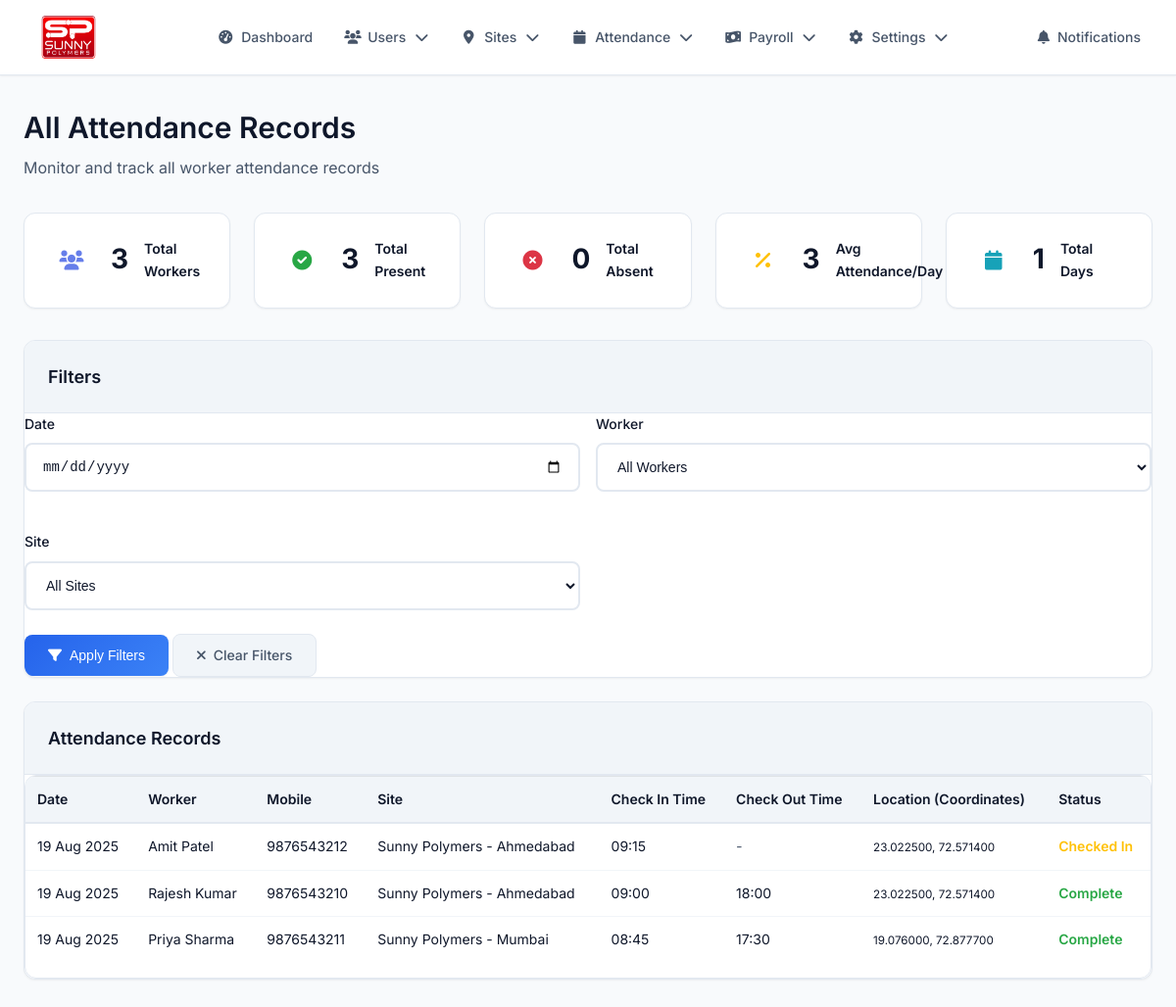
The app's page /view_attendance.php (signed in) with its own data.
### tables this page shows
CREATE TABLE attendance (
    id INT AUTO_INCREMENT PRIMARY KEY,
    user_id INT NOT NULL,
    date DATE NOT NULL,
    check_in_time TIME NULL,
    check_out_time TIME NULL,
    check_in_lat DECIMAL(10,8) NULL,
    check_in_lng DECIMAL(11,8) NULL,
    check_out_lat DECIMAL(10,8) NULL,
    check_out_lng DECIMAL(11,8) NULL,
    status ENUM('present', 'absent', 'late', 'half_day') DEFAULT 'absent',
    overtime_hours DECIMAL(4,2) DEFAULT 0.00,
    overtime_rate DECIMAL(10,2) DEFAULT 0.00,
    created_at TIMESTAMP DEFAULT CURRENT_TIMESTAMP,
    FOREIGN KEY (user_id) REFERENCES users(id) ON DELETE CASCADE,
    UNIQUE KEY unique_user_date (user_id, date),
    INDEX idx_date (date),
    INDEX idx_user_date (user_id, date)
);

CREATE TABLE users (
    id INT AUTO_INCREMENT PRIMARY KEY,
    name VARCHAR(100) NOT NULL,
    mobile VARCHAR(15) UNIQUE NOT NULL,
    password VARCHAR(255) NOT NULL,
    role ENUM('admin', 'staff', 'worker') DEFAULT 'worker',
    designation VARCHAR(100) DEFAULT NULL,
    state VARCHAR(50) NOT NULL,
    date_of_joining DATE NOT NULL,
    salary DECIMAL(10,2) NOT NULL,
    dearness_allowance DECIMAL(10,2) DEFAULT 0.00,
    medical_allowance DECIMAL(10,2) DEFAULT 0.00,
    house_rent_allowance DECIMAL(10,2) DEFAULT 0.00,
    conveyance_allowance DECIMAL(10,2) DEFAULT 0.00,
    pf_uan_number VARCHAR(30) DEFAULT NULL,
    overtime_rate DECIMAL(10,2) DEFAULT 0.00,
    bank_name VARCHAR(100) DEFAULT NULL,
    account_number VARCHAR(30) DEFAULT NULL,
    ifsc_code VARCHAR(20) DEFAULT NULL,
    branch_name VARCHAR(100) DEFAULT NULL,
    site_id INT NULL,
    created_at TIMESTAMP DEFAULT CURRENT_TIMESTAMP,
    updated_at TIMESTAMP DEFAULT CURRENT_TIMESTAMP ON UPDATE CURRENT_TIMESTAMP,
    INDEX idx_mobile (mobile),
    INDEX idx_role (role),
    INDEX idx_site (site_id)
);

CREATE TABLE sites (
    id INT AUTO_INCREMENT PRIMARY KEY,
    name VARCHAR(100) NOT NULL,
    address_line1 VARCHAR(255) NOT NULL,
    address_line2 VARCHAR(255) NULL,
    city VARCHAR(100) NOT NULL,
    pincode VARCHAR(10) NOT NULL,
    state VARCHAR(50) NOT NULL,
    country VARCHAR(100) NOT NULL DEFAULT 'India',
    latitude DECIMAL(10,8) NOT NULL,
    longitude DECIMAL(11,8) NOT NULL,
    created_at TIMESTAMP DEFAULT CURRENT_TIMESTAMP,
    updated_at TIMESTAMP DEFAULT CURRENT_TIMESTAMP ON UPDATE CURRENT_TIMESTAMP,
    INDEX idx_state (state),
    INDEX idx_location (latitude, longitude),
    INDEX idx_city (city)
);

### includes/auth.php (called while the page is built, shortened)
<?php
function has_role($role) {
    return isset($_SESSION['user_role']) && $_SESSION['user_role'] === $role;
}
function is_admin() {
    return has_role('admin');
}
?>

### view_attendance.php (the view, shortened to what this page needs)
<?php
require_once 'includes/db.php';
require_once 'includes/auth.php';
require_once 'includes/navigation.php';
if (is_admin()) {
    $date_filter = isset($_GET['date']) ? $_GET['date'] : '';
} else {
    $date_filter = isset($_GET['date']) ? $_GET['date'] : date('Y-m-d');
}
$where_conditions = [];
$where_clause = !empty($where_conditions) ? 'WHERE ' . implode(' AND ', $where_conditions) : '';
$query = "SELECT
            a.id,
            a.user_id,
            a.date,
            a.check_in_time,
            a.check_out_time,
            a.check_in_lat,
            a.check_in_lng,
            a.check_out_lat,
            a.check_out_lng,
            a.status,
            u.name as worker_name,
            u.mobile,
            s.name as site_name
          FROM attendance a
          INNER JOIN users u ON a.user_id = u.id
          LEFT JOIN sites s ON u.site_id = s.id
          $where_clause
          ORDER BY a.date DESC, a.check_in_time DESC";
$stmt = $conn->prepare($query);
$stmt->execute();
$attendance_records = $stmt->get_result();
if (is_admin()) {
    $stmt = $conn->prepare("SELECT id, name, mobile FROM users WHERE role IN ('worker', 'staff') ORDER BY name");
    $stmt->execute();
    $stmt = $conn->prepare("SELECT id, name FROM sites ORDER BY name");
    $stmt->execute();
}
if (is_admin()) {
    if ($date_filter) {
        $stmt = $conn->prepare("SELECT
            COUNT(*) as total_workers,
            COUNT(CASE WHEN a.check_in_time IS NOT NULL THEN 1 END) as present,
            COUNT(CASE WHEN a.check_in_time IS NULL THEN 1 END) as absent
        FROM users u
        LEFT JOIN attendance a ON u.id = a.user_id AND DATE(a.date) = ?
        WHERE u.role IN ('worker', 'staff')");
        $stmt->bind_param("s", $date_filter);
    } else {
        $stmt = $conn->prepare("SELECT
            COUNT(DISTINCT u.id) as total_workers,
            COUNT(CASE WHEN a.check_in_time IS NOT NULL THEN 1 END) as present,
            COUNT(CASE WHEN a.check_in_time IS NULL THEN 1 END) as absent,
            COUNT(DISTINCT a.date) as total_days
        FROM users u
        LEFT JOIN attendance a ON u.id = a.user_id
        WHERE u.role IN ('worker', 'staff')");
    }
}
$stmt->execute();
$today_stats = $stmt->get_result()->fetch_assoc();
?>
<!DOCTYPE html>
<html lang="en">
<head>
    <link rel="stylesheet" href="assets/style.css">
    <link rel="stylesheet" href="https://cdnjs.cloudflare.com/ajax/libs/font-awesome/6.0.0/css/all.min.css">
</head>
<body>
    <div class="dashboard-container">
        <nav class="navbar">
            <?php echo getNavigationMenu('view_attendance'); ?>
        </nav>
        <div class="main-content">
            <div class="page-header">
                <h1 class="page-title">
                    <?php if (is_admin()): ?>
                        <?php echo $date_filter ? 'Attendance Records' : 'All Attendance Records'; ?>
                    <?php else: ?>
                        My Attendance History
                    <?php endif; ?>
                </h1>
                <p class="page-subtitle">
                    <?php if (is_admin()): ?>
                        <?php echo $date_filter ? 'Monitor and track worker attendance for ' . date('d M Y', strtotime($date_filter)) : 'Monitor and track all worker attendance records'; ?>
                    <?php else: ?>
                        View your attendance history and records
                    <?php endif; ?>
                </p>
            </div>
            <div class="stats-grid">
                <?php if (is_admin()): ?>
                    <div class="stat-card">
                        <div class="stat-icon">
                            <i class="fas fa-users" style="color: #667eea;"></i>
                        </div>
                        <div class="stat-number"><?php echo $today_stats['total_workers']; ?></div>
                        <div class="stat-label">Total Workers</div>
                    </div>
                    <div class="stat-card">
                        <div class="stat-icon">
                            <i class="fas fa-check-circle" style="color: #28a745;"></i>
                        </div>
                        <div class="stat-number"><?php echo $today_stats['present']; ?></div>
                        <div class="stat-label"><?php echo $date_filter ? 'Present Today' : 'Total Present'; ?></div>
                    </div>
                    <div class="stat-card">
                        <div class="stat-icon">
                            <i class="fas fa-times-circle" style="color: #dc3545;"></i>
                        </div>
                        <div class="stat-number"><?php echo $today_stats['absent']; ?></div>
                        <div class="stat-label"><?php echo $date_filter ? 'Absent Today' : 'Total Absent'; ?></div>
                    </div>
                    <div class="stat-card">
                        <div class="stat-icon">
                            <i class="fas fa-percentage" style="color: #ffc107;"></i>
                        </div>
                        <div class="stat-number">
                            <?php
                            if ($date_filter) {
                                $percentage = $today_stats['total_workers'] > 0 ?
                                    round(($today_stats['present'] / $today_stats['total_workers']) * 100, 1) : 0;
                                echo $percentage . '%';
                            } else {
                                $avg_attendance = $today_stats['total_days'] > 0 ?
                                    round($today_stats['present'] / $today_stats['total_days'], 1) : 0;
                                echo $avg_attendance;
                            }
                            ?>
                        </div>
                        <div class="stat-label">
                            <?php echo $date_filter ? 'Attendance Rate' : 'Avg Attendance/Day'; ?>
                        </div>
                    </div>
                    <?php if (!$date_filter && isset($today_stats['total_days'])): ?>
                    <div class="stat-card">
                        <div class="stat-icon">
                            <i class="fas fa-calendar" style="color: #17a2b8;"></i>
                        </div>
                        <div class="stat-number"><?php echo $today_stats['total_days']; ?></div>
                        <div class="stat-label">Total Days</div>
                    </div>
                    <?php endif; ?>
                <?php endif; ?>
            </div>
            <?php if (is_admin()): ?>
                <div class="card">
                    <div class="card-header">
                        <h3 class="card-title">Filters</h3>
                    </div>
                    <form method="GET" class="form">
                        <div class="form-row">
                            <div class="form-group">
                                <label for="date">Date</label>
                                <input type="date" id="date" name="date" class="form-control" value="<?php echo htmlspecialchars($date_filter); ?>">
                            </div>
                            <div class="form-group">
                                <label for="user_id">Worker</label>
                                <select id="user_id" name="user_id" class="form-control">
                                    <option value="">All Workers</option>
                                </select>
                            </div>
                            <div class="form-group">
                                <label for="site_id">Site</label>
                                <select id="site_id" name="site_id" class="form-control">
                                    <option value="">All Sites</option>
                                </select>
                            </div>
                        </div>
                        <button type="submit" class="btn btn-primary">
                            <i class="fas fa-filter"></i>
                            Apply Filters
                        </button>
                        <a href="view_attendance.php" class="btn btn-secondary">
                            <i class="fas fa-times"></i>
                            Clear Filters
                        </a>
                    </form>
                </div>
            <?php endif; ?>
            <div class="card">
                <div class="card-header">
                    <h3 class="card-title">
                        <?php if (is_admin()): ?>
                            Attendance Records
                        <?php else: ?>
                            My Attendance Records
                        <?php endif; ?>
                    </h3>
                </div>
                <div class="table-container">
                    <table class="table">
                        <thead>
                            <tr>
                                <th>Date</th>
                                <?php if (is_admin()): ?>
                                    <th>Worker</th>
                                    <th>Mobile</th>
                                <?php endif; ?>
                                <th>Site</th>
                                <th>Check In Time</th>
                                <th>Check Out Time</th>
                                <th>Location (Coordinates)</th>
                                <th>Status</th>
                            </tr>
                        </thead>
                        <tbody>
                            <?php while ($record = $attendance_records->fetch_assoc()): ?>
                            <tr>
                                <td><?php echo date('d M Y', strtotime($record['date'])); ?></td>
                                <?php if (is_admin()): ?>
                                    <td><?php echo htmlspecialchars($record['worker_name']); ?></td>
                                    <td><?php echo htmlspecialchars($record['mobile']); ?></td>
                                <?php endif; ?>
                                <td><?php echo htmlspecialchars($record['site_name'] ?? 'Not Assigned'); ?></td>
                                <td>
                                    <?php if ($record['check_in_time']): ?>
                                        <?php echo date('H:i', strtotime($record['check_in_time'])); ?>
                                    <?php else: ?>
                                        <span class="text-muted">-</span>
                                    <?php endif; ?>
                                </td>
                                <td>
                                    <?php if ($record['check_out_time']): ?>
                                        <?php echo date('H:i', strtotime($record['check_out_time'])); ?>
                                    <?php else: ?>
                                        <span class="text-muted">-</span>
                                    <?php endif; ?>
                                </td>
                                <td>
                                    <?php if ($record['check_in_lat'] && $record['check_in_lng']): ?>
                                        <small>
                                            <?php echo number_format($record['check_in_lat'], 6); ?>,
                                            <?php echo number_format($record['check_in_lng'], 6); ?>
                                        </small>
                                    <?php else: ?>
                                        <span class="text-muted">-</span>
                                    <?php endif; ?>
                                </td>
                                <td>
                                    <?php if ($record['check_in_time'] && $record['check_out_time']): ?>
                                        <span class="status-present">Complete</span>
                                    <?php elseif ($record['check_in_time']): ?>
                                        <span class="status-warning">Checked In</span>
                                    <?php else: ?>
                                        <span class="status-absent">Absent</span>
                                    <?php endif; ?>
                                </td>
                            </tr>
                            <?php endwhile; ?>
                        </tbody>
                    </table>
                </div>
            </div>
        </div>
    </div>
</body>
</html>

### assets/navigation.css (style rules this page uses)
.navbar { background: var(--bg-primary); border-bottom: 1px solid var(--border-color); box-shadow: var(--shadow-sm); position: sticky; top: 0; z-index: 1000; }

### view_attendance.php (style rules this page uses)
.text-muted { color: #6c757d; font-style: italic; }
.table { width: 100%; border-collapse: collapse; margin-bottom: 1rem; }
.table th, .table td { padding: 0.75rem; vertical-align: top; border-top: 1px solid #dee2e6; text-align: left; }
.table thead th { vertical-align: bottom; border-bottom: 2px solid #dee2e6; background-color: #f8f9fa; font-weight: 600; }
.status-present { color: #28a745; font-weight: 600; }
.status-warning { color: #ffc107; font-weight: 600; }
.table-container { overflow-x: auto; }

### records on screen
attendance: date "19 Aug 2025", user.name "Amit Patel", user.mobile "9876543212", sites.name "Sunny Polymers - Ahmedabad", check_in_time "09:15", check_in_lat "23.022500", check_in_lng "72.571400", shows "Checked In"
attendance: date "19 Aug 2025", user.name "Rajesh Kumar", user.mobile "9876543210", sites.name "Sunny Polymers - Ahmedabad", check_in_time "09:00", check_out_time "18:00", check_in_lat "23.022500", check_in_lng "72.571400", shows "Complete"
attendance: date "19 Aug 2025", user.name "Priya Sharma", user.mobile "9876543211", sites.name "Sunny Polymers - Mumbai", check_in_time "08:45", check_out_time "17:30", check_in_lat "19.076000", check_in_lng "72.877700", shows "Complete"

### other values on screen
$today_stats['total_workers'] "3"
$today_stats['present'] "3"
$today_stats['absent'] "0"
$avg_attendance "3"
$today_stats['total_days'] "1"
